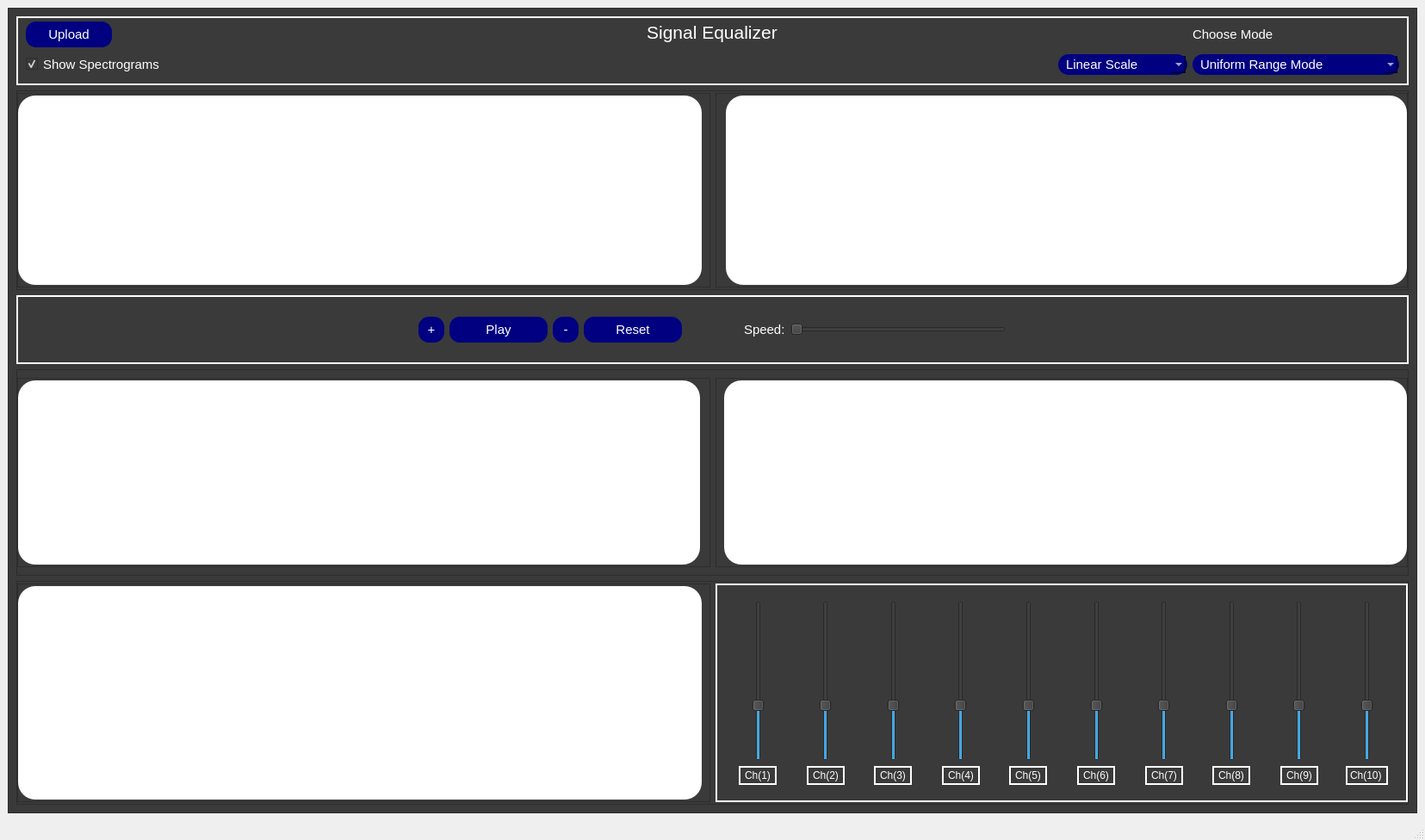
<?xml version="1.0" encoding="UTF-8"?>
<ui version="4.0">
 <class>MainWindow</class>
 <widget class="QMainWindow" name="MainWindow">
  <property name="geometry">
   <rect>
    <x>0</x>
    <y>0</y>
    <width>1655</width>
    <height>976</height>
   </rect>
  </property>
  <property name="windowTitle">
   <string>MainWindow</string>
  </property>
  <widget class="QWidget" name="centralwidget">
   <layout class="QGridLayout" name="gridLayout_2">
    <item row="0" column="0">
     <widget class="QFrame" name="frame">
      <property name="styleSheet">
       <string notr="true">background-color: #3A3A3A;
color: white;
</string>
      </property>
      <property name="frameShape">
       <enum>QFrame::StyledPanel</enum>
      </property>
      <property name="frameShadow">
       <enum>QFrame::Raised</enum>
      </property>
      <layout class="QVBoxLayout" name="verticalLayout">
       <item>
        <widget class="QFrame" name="frame_3">
         <property name="maximumSize">
          <size>
           <width>16777215</width>
           <height>80</height>
          </size>
         </property>
         <property name="styleSheet">
          <string notr="true">border:2px solid white;
</string>
         </property>
         <property name="frameShape">
          <enum>QFrame::NoFrame</enum>
         </property>
         <property name="frameShadow">
          <enum>QFrame::Raised</enum>
         </property>
         <layout class="QGridLayout" name="gridLayout">
          <property name="topMargin">
           <number>2</number>
          </property>
          <property name="bottomMargin">
           <number>8</number>
          </property>
          <item row="6" column="3">
           <widget class="QComboBox" name="ComboBox_Mode">
            <property name="minimumSize">
             <size>
              <width>0</width>
              <height>0</height>
             </size>
            </property>
            <property name="maximumSize">
             <size>
              <width>240</width>
              <height>16777215</height>
             </size>
            </property>
            <property name="font">
             <font>
              <pointsize>1</pointsize>
             </font>
            </property>
            <property name="styleSheet">
             <string notr="true">border-radius:12px;
border:2px solid;
font-size:15px;
padding-left:7px;
background-color: #000080;
border-color:#000080;
</string>
            </property>
            <item>
             <property name="text">
              <string>Uniform Range Mode</string>
             </property>
            </item>
            <item>
             <property name="text">
              <string>Musical Instruments Mode</string>
             </property>
            </item>
            <item>
             <property name="text">
              <string>Animal Sound Mode</string>
             </property>
            </item>
            <item>
             <property name="text">
              <string>ECG Abnormalities Mode</string>
             </property>
            </item>
           </widget>
          </item>
          <item row="6" column="2">
           <widget class="QComboBox" name="comboBox_Frequancy_Scale">
            <property name="sizePolicy">
             <sizepolicy hsizetype="Preferred" vsizetype="Fixed">
              <horstretch>0</horstretch>
              <verstretch>0</verstretch>
             </sizepolicy>
            </property>
            <property name="maximumSize">
             <size>
              <width>150</width>
              <height>16777215</height>
             </size>
            </property>
            <property name="font">
             <font>
              <pointsize>1</pointsize>
             </font>
            </property>
            <property name="styleSheet">
             <string notr="true">border-radius: 12px;
border:2px solid;
font-size:15px;
padding-left:7px;
background-color:#B0B0B0;
background-color: #000080;
border-color:#000080;</string>
            </property>
            <property name="frame">
             <bool>true</bool>
            </property>
            <item>
             <property name="text">
              <string>Linear Scale</string>
             </property>
            </item>
            <item>
             <property name="text">
              <string>Audiogram Scale</string>
             </property>
            </item>
           </widget>
          </item>
          <item row="4" column="1">
           <widget class="QLabel" name="label">
            <property name="font">
             <font>
              <pointsize>1</pointsize>
             </font>
            </property>
            <property name="styleSheet">
             <string notr="true">border:none;
font-size:21px;
</string>
            </property>
            <property name="text">
             <string>                                         Signal Equalizer</string>
            </property>
            <property name="alignment">
             <set>Qt::AlignHCenter|Qt::AlignTop</set>
            </property>
           </widget>
          </item>
          <item row="4" column="0">
           <widget class="QPushButton" name="PushButton_Upload_Signal">
            <property name="maximumSize">
             <size>
              <width>100</width>
              <height>30</height>
             </size>
            </property>
            <property name="font">
             <font>
              <pointsize>1</pointsize>
             </font>
            </property>
            <property name="styleSheet">
             <string notr="true">background-color: #000080;
border-color:#000080;
color:white;
border-radius: 12px;
font-size:15px;</string>
            </property>
            <property name="text">
             <string>Upload</string>
            </property>
            <property name="iconSize">
             <size>
              <width>20</width>
              <height>20</height>
             </size>
            </property>
            <property name="flat">
             <bool>false</bool>
            </property>
           </widget>
          </item>
          <item row="6" column="0">
           <widget class="QCheckBox" name="checkBox">
            <property name="font">
             <font>
              <pointsize>1</pointsize>
             </font>
            </property>
            <property name="styleSheet">
             <string notr="true">border:none;
font-size:15px;
</string>
            </property>
            <property name="text">
             <string>Show Spectrograms</string>
            </property>
            <property name="checked">
             <bool>true</bool>
            </property>
           </widget>
          </item>
          <item row="4" column="3">
           <widget class="QLabel" name="label_2">
            <property name="font">
             <font>
              <pointsize>1</pointsize>
             </font>
            </property>
            <property name="styleSheet">
             <string notr="true">border:none;
font-size:15px;</string>
            </property>
            <property name="text">
             <string>Choose Mode</string>
            </property>
           </widget>
          </item>
         </layout>
        </widget>
       </item>
       <item>
        <widget class="QFrame" name="frame_4">
         <property name="minimumSize">
          <size>
           <width>0</width>
           <height>100</height>
          </size>
         </property>
         <property name="maximumSize">
          <size>
           <width>16777215</width>
           <height>260</height>
          </size>
         </property>
         <property name="frameShape">
          <enum>QFrame::StyledPanel</enum>
         </property>
         <property name="frameShadow">
          <enum>QFrame::Raised</enum>
         </property>
         <layout class="QHBoxLayout" name="horizontalLayout_3">
          <property name="leftMargin">
           <number>0</number>
          </property>
          <property name="topMargin">
           <number>2</number>
          </property>
          <property name="rightMargin">
           <number>0</number>
          </property>
          <property name="bottomMargin">
           <number>2</number>
          </property>
          <item>
           <widget class="QFrame" name="frame_5">
            <property name="maximumSize">
             <size>
              <width>1000</width>
              <height>16777215</height>
             </size>
            </property>
            <property name="frameShape">
             <enum>QFrame::StyledPanel</enum>
            </property>
            <property name="frameShadow">
             <enum>QFrame::Raised</enum>
            </property>
            <layout class="QHBoxLayout" name="horizontalLayout_8">
             <property name="leftMargin">
              <number>0</number>
             </property>
             <property name="topMargin">
              <number>2</number>
             </property>
             <property name="bottomMargin">
              <number>2</number>
             </property>
             <item>
              <widget class="PlotWidget" name="Widget_Signal_Input" native="true">
               <property name="autoFillBackground">
                <bool>false</bool>
               </property>
               <property name="styleSheet">
                <string notr="true">background:white;
border-radius:20px;
</string>
               </property>
              </widget>
             </item>
            </layout>
           </widget>
          </item>
          <item>
           <widget class="QFrame" name="frame_9">
            <property name="maximumSize">
             <size>
              <width>1000</width>
              <height>16777215</height>
             </size>
            </property>
            <property name="styleSheet">
             <string notr="true"/>
            </property>
            <property name="frameShape">
             <enum>QFrame::StyledPanel</enum>
            </property>
            <property name="frameShadow">
             <enum>QFrame::Raised</enum>
            </property>
            <layout class="QHBoxLayout" name="horizontalLayout_14">
             <property name="leftMargin">
              <number>11</number>
             </property>
             <property name="topMargin">
              <number>2</number>
             </property>
             <property name="rightMargin">
              <number>0</number>
             </property>
             <property name="bottomMargin">
              <number>2</number>
             </property>
             <item>
              <widget class="QWidget" name="Widget_Spectrogram_Input" native="true">
               <property name="styleSheet">
                <string notr="true">border-radius:20px;
background-color:white;</string>
               </property>
              </widget>
             </item>
            </layout>
           </widget>
          </item>
         </layout>
        </widget>
       </item>
       <item>
        <widget class="QFrame" name="frame_7">
         <property name="maximumSize">
          <size>
           <width>16777215</width>
           <height>80</height>
          </size>
         </property>
         <property name="styleSheet">
          <string notr="true">border:2px solid white;</string>
         </property>
         <property name="frameShape">
          <enum>QFrame::StyledPanel</enum>
         </property>
         <property name="frameShadow">
          <enum>QFrame::Raised</enum>
         </property>
         <layout class="QHBoxLayout" name="horizontalLayout_4">
          <property name="topMargin">
           <number>11</number>
          </property>
          <property name="bottomMargin">
           <number>11</number>
          </property>
          <item>
           <widget class="QFrame" name="frame_15">
            <property name="maximumSize">
             <size>
              <width>700</width>
              <height>16777215</height>
             </size>
            </property>
            <property name="styleSheet">
             <string notr="true">border:none;</string>
            </property>
            <property name="frameShape">
             <enum>QFrame::StyledPanel</enum>
            </property>
            <property name="frameShadow">
             <enum>QFrame::Raised</enum>
            </property>
            <layout class="QHBoxLayout" name="horizontalLayout_2">
             <property name="topMargin">
              <number>0</number>
             </property>
             <property name="bottomMargin">
              <number>0</number>
             </property>
             <item>
              <widget class="QPushButton" name="PushButton_ZoomIn_Input">
               <property name="maximumSize">
                <size>
                 <width>30</width>
                 <height>30</height>
                </size>
               </property>
               <property name="font">
                <font>
                 <pointsize>1</pointsize>
                </font>
               </property>
               <property name="styleSheet">
                <string notr="true">background-color: #000080;
border-color:#000080;
color:white;
border-radius: 12px;
font-size:15px;</string>
               </property>
               <property name="text">
                <string>+</string>
               </property>
              </widget>
             </item>
             <item>
              <widget class="QPushButton" name="PushButton_PlayPause_Input">
               <property name="maximumSize">
                <size>
                 <width>150</width>
                 <height>30</height>
                </size>
               </property>
               <property name="font">
                <font>
                 <pointsize>1</pointsize>
                </font>
               </property>
               <property name="styleSheet">
                <string notr="true">background-color: #000080;
border-color:#000080;
color:white;
border-radius: 12px;
font-size:15px;</string>
               </property>
               <property name="text">
                <string>Play</string>
               </property>
              </widget>
             </item>
             <item>
              <widget class="QPushButton" name="PushButton_Zoomout_Input">
               <property name="maximumSize">
                <size>
                 <width>30</width>
                 <height>30</height>
                </size>
               </property>
               <property name="font">
                <font>
                 <pointsize>1</pointsize>
                </font>
               </property>
               <property name="styleSheet">
                <string notr="true">background-color: #000080;
border-color:#000080;
color:white;
border-radius: 12px;
font-size:15px;</string>
               </property>
               <property name="text">
                <string>-</string>
               </property>
              </widget>
             </item>
             <item>
              <widget class="QPushButton" name="PushButton_Reset_Input">
               <property name="maximumSize">
                <size>
                 <width>150</width>
                 <height>30</height>
                </size>
               </property>
               <property name="font">
                <font>
                 <pointsize>1</pointsize>
                </font>
               </property>
               <property name="styleSheet">
                <string notr="true">background-color: #000080;
border-color:#000080;
color:white;
border-radius: 12px;
font-size:15px;</string>
               </property>
               <property name="text">
                <string>Reset</string>
               </property>
              </widget>
             </item>
             <item alignment="Qt::AlignRight">
              <widget class="QLabel" name="label_3">
               <property name="font">
                <font>
                 <pointsize>1</pointsize>
                </font>
               </property>
               <property name="styleSheet">
                <string notr="true">font-size:15px;</string>
               </property>
               <property name="text">
                <string>Speed:</string>
               </property>
              </widget>
             </item>
             <item>
              <widget class="QSlider" name="HorizontalSlider_Speed_Input">
               <property name="maximumSize">
                <size>
                 <width>250</width>
                 <height>16777215</height>
                </size>
               </property>
               <property name="orientation">
                <enum>Qt::Horizontal</enum>
               </property>
              </widget>
             </item>
            </layout>
           </widget>
          </item>
         </layout>
        </widget>
       </item>
       <item>
        <widget class="QFrame" name="frame_8">
         <property name="minimumSize">
          <size>
           <width>0</width>
           <height>240</height>
          </size>
         </property>
         <property name="maximumSize">
          <size>
           <width>16777215</width>
           <height>260</height>
          </size>
         </property>
         <property name="styleSheet">
          <string notr="true"/>
         </property>
         <property name="frameShape">
          <enum>QFrame::StyledPanel</enum>
         </property>
         <property name="frameShadow">
          <enum>QFrame::Raised</enum>
         </property>
         <layout class="QHBoxLayout" name="horizontalLayout_5">
          <property name="leftMargin">
           <number>0</number>
          </property>
          <property name="rightMargin">
           <number>0</number>
          </property>
          <item>
           <widget class="QFrame" name="frame_6">
            <property name="maximumSize">
             <size>
              <width>1000</width>
              <height>16777215</height>
             </size>
            </property>
            <property name="frameShape">
             <enum>QFrame::StyledPanel</enum>
            </property>
            <property name="frameShadow">
             <enum>QFrame::Raised</enum>
            </property>
            <layout class="QHBoxLayout" name="horizontalLayout_9">
             <property name="leftMargin">
              <number>0</number>
             </property>
             <property name="topMargin">
              <number>2</number>
             </property>
             <property name="rightMargin">
              <number>11</number>
             </property>
             <property name="bottomMargin">
              <number>2</number>
             </property>
             <item>
              <widget class="PlotWidget" name="Widget_Signal_Output" native="true">
               <property name="autoFillBackground">
                <bool>false</bool>
               </property>
               <property name="styleSheet">
                <string notr="true">background:white;
border-radius:20px;
</string>
               </property>
              </widget>
             </item>
            </layout>
           </widget>
          </item>
          <item>
           <widget class="QFrame" name="frame_10">
            <property name="maximumSize">
             <size>
              <width>1000</width>
              <height>16777215</height>
             </size>
            </property>
            <property name="frameShape">
             <enum>QFrame::StyledPanel</enum>
            </property>
            <property name="frameShadow">
             <enum>QFrame::Raised</enum>
            </property>
            <layout class="QHBoxLayout" name="horizontalLayout_13">
             <property name="topMargin">
              <number>2</number>
             </property>
             <property name="rightMargin">
              <number>0</number>
             </property>
             <property name="bottomMargin">
              <number>2</number>
             </property>
             <item>
              <widget class="QWidget" name="Widget_Spectrogram_Output" native="true">
               <property name="styleSheet">
                <string notr="true">border-radius:20px;
background-color:white;
</string>
               </property>
              </widget>
             </item>
            </layout>
           </widget>
          </item>
         </layout>
        </widget>
       </item>
       <item>
        <widget class="QFrame" name="frame_11">
         <property name="minimumSize">
          <size>
           <width>0</width>
           <height>100</height>
          </size>
         </property>
         <property name="maximumSize">
          <size>
           <width>16777215</width>
           <height>260</height>
          </size>
         </property>
         <property name="frameShape">
          <enum>QFrame::StyledPanel</enum>
         </property>
         <property name="frameShadow">
          <enum>QFrame::Raised</enum>
         </property>
         <layout class="QHBoxLayout" name="horizontalLayout">
          <property name="leftMargin">
           <number>0</number>
          </property>
          <property name="topMargin">
           <number>2</number>
          </property>
          <property name="rightMargin">
           <number>0</number>
          </property>
          <property name="bottomMargin">
           <number>2</number>
          </property>
          <item>
           <widget class="QFrame" name="frame_12">
            <property name="maximumSize">
             <size>
              <width>940</width>
              <height>16777215</height>
             </size>
            </property>
            <property name="frameShape">
             <enum>QFrame::StyledPanel</enum>
            </property>
            <property name="frameShadow">
             <enum>QFrame::Raised</enum>
            </property>
            <layout class="QHBoxLayout" name="horizontalLayout_7">
             <property name="spacing">
              <number>7</number>
             </property>
             <property name="leftMargin">
              <number>0</number>
             </property>
             <property name="topMargin">
              <number>2</number>
             </property>
             <property name="bottomMargin">
              <number>2</number>
             </property>
             <item>
              <widget class="PlotWidget" name="Widget_Frequancy" native="true">
               <property name="autoFillBackground">
                <bool>false</bool>
               </property>
               <property name="styleSheet">
                <string notr="true">background:white;
border-radius:20px;
</string>
               </property>
              </widget>
             </item>
            </layout>
           </widget>
          </item>
          <item>
           <widget class="QFrame" name="frame_13">
            <property name="maximumSize">
             <size>
              <width>1000</width>
              <height>16777215</height>
             </size>
            </property>
            <property name="styleSheet">
             <string notr="true">border:2px solid white;</string>
            </property>
            <property name="frameShape">
             <enum>QFrame::StyledPanel</enum>
            </property>
            <property name="frameShadow">
             <enum>QFrame::Raised</enum>
            </property>
            <layout class="QHBoxLayout" name="horizontalLayout_6">
             <property name="leftMargin">
              <number>11</number>
             </property>
             <item>
              <widget class="QFrame" name="frame_17">
               <property name="styleSheet">
                <string notr="true">border:none;</string>
               </property>
               <property name="frameShape">
                <enum>QFrame::StyledPanel</enum>
               </property>
               <property name="frameShadow">
                <enum>QFrame::Raised</enum>
               </property>
               <layout class="QVBoxLayout" name="verticalLayout_3">
                <item alignment="Qt::AlignHCenter">
                 <widget class="QSlider" name="VerticalSlider_Channel_1">
                  <property name="styleSheet">
                   <string notr="true">border:none;</string>
                  </property>
                  <property name="maximum">
                   <number>300</number>
                  </property>
                  <property name="singleStep">
                   <number>10</number>
                  </property>
                  <property name="value">
                   <number>100</number>
                  </property>
                  <property name="orientation">
                   <enum>Qt::Vertical</enum>
                  </property>
                 </widget>
                </item>
                <item alignment="Qt::AlignHCenter">
                 <widget class="QLabel" name="label_6">
                  <property name="styleSheet">
                   <string notr="true">font-size:12px;
padding-top:2px;
padding-bottom:2px;
padding-left:2px;
padding-right:2px;
border:2px solid white;</string>
                  </property>
                  <property name="text">
                   <string>Ch(1)</string>
                  </property>
                 </widget>
                </item>
               </layout>
              </widget>
             </item>
             <item>
              <widget class="QFrame" name="frame_18">
               <property name="styleSheet">
                <string notr="true">border:none;</string>
               </property>
               <property name="frameShape">
                <enum>QFrame::StyledPanel</enum>
               </property>
               <property name="frameShadow">
                <enum>QFrame::Raised</enum>
               </property>
               <layout class="QVBoxLayout" name="verticalLayout_4">
                <item alignment="Qt::AlignHCenter">
                 <widget class="QSlider" name="VerticalSlider_Channel_2">
                  <property name="styleSheet">
                   <string notr="true">border:none;</string>
                  </property>
                  <property name="maximum">
                   <number>300</number>
                  </property>
                  <property name="singleStep">
                   <number>10</number>
                  </property>
                  <property name="value">
                   <number>100</number>
                  </property>
                  <property name="orientation">
                   <enum>Qt::Vertical</enum>
                  </property>
                 </widget>
                </item>
                <item alignment="Qt::AlignHCenter">
                 <widget class="QLabel" name="label_8">
                  <property name="styleSheet">
                   <string notr="true">font-size:12px;
padding-top:2px;
padding-bottom:2px;
padding-left:2px;
padding-right:2px;
border:2px solid white;</string>
                  </property>
                  <property name="text">
                   <string>Ch(2)</string>
                  </property>
                 </widget>
                </item>
               </layout>
              </widget>
             </item>
             <item>
              <widget class="QFrame" name="frame_19">
               <property name="styleSheet">
                <string notr="true">border:none;</string>
               </property>
               <property name="frameShape">
                <enum>QFrame::StyledPanel</enum>
               </property>
               <property name="frameShadow">
                <enum>QFrame::Raised</enum>
               </property>
               <layout class="QVBoxLayout" name="verticalLayout_5">
                <item alignment="Qt::AlignHCenter">
                 <widget class="QSlider" name="VerticalSlider_Channel_3">
                  <property name="styleSheet">
                   <string notr="true">border:none;</string>
                  </property>
                  <property name="maximum">
                   <number>300</number>
                  </property>
                  <property name="singleStep">
                   <number>10</number>
                  </property>
                  <property name="value">
                   <number>100</number>
                  </property>
                  <property name="orientation">
                   <enum>Qt::Vertical</enum>
                  </property>
                 </widget>
                </item>
                <item alignment="Qt::AlignHCenter">
                 <widget class="QLabel" name="label_12">
                  <property name="styleSheet">
                   <string notr="true">font-size:12px;
padding-top:2px;
padding-bottom:2px;
padding-left:2px;
padding-right:2px;
border:2px solid white;</string>
                  </property>
                  <property name="text">
                   <string>Ch(3)</string>
                  </property>
                 </widget>
                </item>
               </layout>
              </widget>
             </item>
             <item>
              <widget class="QFrame" name="frame_20">
               <property name="styleSheet">
                <string notr="true">border:none;</string>
               </property>
               <property name="frameShape">
                <enum>QFrame::StyledPanel</enum>
               </property>
               <property name="frameShadow">
                <enum>QFrame::Raised</enum>
               </property>
               <layout class="QVBoxLayout" name="verticalLayout_6">
                <item alignment="Qt::AlignHCenter">
                 <widget class="QSlider" name="VerticalSlider_Channel_4">
                  <property name="styleSheet">
                   <string notr="true">border:none;</string>
                  </property>
                  <property name="maximum">
                   <number>300</number>
                  </property>
                  <property name="singleStep">
                   <number>10</number>
                  </property>
                  <property name="value">
                   <number>100</number>
                  </property>
                  <property name="orientation">
                   <enum>Qt::Vertical</enum>
                  </property>
                 </widget>
                </item>
                <item alignment="Qt::AlignHCenter">
                 <widget class="QLabel" name="label_14">
                  <property name="styleSheet">
                   <string notr="true">font-size:12px;
padding-top:2px;
padding-bottom:2px;
padding-left:2px;
padding-right:2px;
border:2px solid white;</string>
                  </property>
                  <property name="text">
                   <string>Ch(4)</string>
                  </property>
                 </widget>
                </item>
               </layout>
              </widget>
             </item>
             <item>
              <widget class="QFrame" name="frame_21">
               <property name="styleSheet">
                <string notr="true">border:none;</string>
               </property>
               <property name="frameShape">
                <enum>QFrame::StyledPanel</enum>
               </property>
               <property name="frameShadow">
                <enum>QFrame::Raised</enum>
               </property>
               <layout class="QVBoxLayout" name="verticalLayout_7">
                <item alignment="Qt::AlignHCenter">
                 <widget class="QSlider" name="VerticalSlider_Channel_5">
                  <property name="styleSheet">
                   <string notr="true">border:none;</string>
                  </property>
                  <property name="maximum">
                   <number>300</number>
                  </property>
                  <property name="singleStep">
                   <number>10</number>
                  </property>
                  <property name="value">
                   <number>100</number>
                  </property>
                  <property name="orientation">
                   <enum>Qt::Vertical</enum>
                  </property>
                 </widget>
                </item>
                <item alignment="Qt::AlignHCenter">
                 <widget class="QLabel" name="label_16">
                  <property name="styleSheet">
                   <string notr="true">font-size:12px;
padding-top:2px;
padding-bottom:2px;
padding-left:2px;
padding-right:2px;
border:2px solid white;</string>
                  </property>
                  <property name="text">
                   <string>Ch(5)</string>
                  </property>
                 </widget>
                </item>
               </layout>
              </widget>
             </item>
             <item>
              <widget class="QFrame" name="frame_22">
               <property name="styleSheet">
                <string notr="true">border:none;</string>
               </property>
               <property name="frameShape">
                <enum>QFrame::StyledPanel</enum>
               </property>
               <property name="frameShadow">
                <enum>QFrame::Raised</enum>
               </property>
               <layout class="QVBoxLayout" name="verticalLayout_8">
                <item alignment="Qt::AlignHCenter">
                 <widget class="QSlider" name="VerticalSlider_Channel_6">
                  <property name="styleSheet">
                   <string notr="true">border:none;</string>
                  </property>
                  <property name="maximum">
                   <number>300</number>
                  </property>
                  <property name="singleStep">
                   <number>10</number>
                  </property>
                  <property name="value">
                   <number>100</number>
                  </property>
                  <property name="orientation">
                   <enum>Qt::Vertical</enum>
                  </property>
                 </widget>
                </item>
                <item alignment="Qt::AlignHCenter">
                 <widget class="QLabel" name="label_18">
                  <property name="styleSheet">
                   <string notr="true">font-size:12px;
padding-top:2px;
padding-bottom:2px;
padding-left:2px;
padding-right:2px;
border:2px solid white;
border:2px solid white;</string>
                  </property>
                  <property name="text">
                   <string>Ch(6)</string>
                  </property>
                 </widget>
                </item>
               </layout>
              </widget>
             </item>
             <item>
              <widget class="QFrame" name="frame_23">
               <property name="styleSheet">
                <string notr="true">border:none;</string>
               </property>
               <property name="frameShape">
                <enum>QFrame::StyledPanel</enum>
               </property>
               <property name="frameShadow">
                <enum>QFrame::Raised</enum>
               </property>
               <layout class="QVBoxLayout" name="verticalLayout_9">
                <item alignment="Qt::AlignHCenter">
                 <widget class="QSlider" name="VerticalSlider_Channel_7">
                  <property name="styleSheet">
                   <string notr="true">border:none;</string>
                  </property>
                  <property name="maximum">
                   <number>300</number>
                  </property>
                  <property name="singleStep">
                   <number>10</number>
                  </property>
                  <property name="value">
                   <number>100</number>
                  </property>
                  <property name="orientation">
                   <enum>Qt::Vertical</enum>
                  </property>
                 </widget>
                </item>
                <item alignment="Qt::AlignHCenter">
                 <widget class="QLabel" name="label_20">
                  <property name="styleSheet">
                   <string notr="true">font-size:12px;
padding-top:2px;
padding-bottom:2px;
padding-left:2px;
padding-right:2px;
border:2px solid white;</string>
                  </property>
                  <property name="text">
                   <string>Ch(7)</string>
                  </property>
                 </widget>
                </item>
               </layout>
              </widget>
             </item>
             <item>
              <widget class="QFrame" name="frame_24">
               <property name="styleSheet">
                <string notr="true">border:none;</string>
               </property>
               <property name="frameShape">
                <enum>QFrame::StyledPanel</enum>
               </property>
               <property name="frameShadow">
                <enum>QFrame::Raised</enum>
               </property>
               <layout class="QVBoxLayout" name="verticalLayout_10">
                <item alignment="Qt::AlignHCenter">
                 <widget class="QSlider" name="VerticalSlider_Channel_8">
                  <property name="styleSheet">
                   <string notr="true">border:none;</string>
                  </property>
                  <property name="maximum">
                   <number>300</number>
                  </property>
                  <property name="singleStep">
                   <number>10</number>
                  </property>
                  <property name="value">
                   <number>100</number>
                  </property>
                  <property name="orientation">
                   <enum>Qt::Vertical</enum>
                  </property>
                 </widget>
                </item>
                <item alignment="Qt::AlignHCenter">
                 <widget class="QLabel" name="label_22">
                  <property name="styleSheet">
                   <string notr="true">font-size:12px;
padding-top:2px;
padding-bottom:2px;
padding-left:2px;
padding-right:2px;
border:2px solid white;</string>
                  </property>
                  <property name="text">
                   <string>Ch(8)</string>
                  </property>
                 </widget>
                </item>
               </layout>
              </widget>
             </item>
             <item>
              <widget class="QFrame" name="frame_25">
               <property name="styleSheet">
                <string notr="true">border:none;</string>
               </property>
               <property name="frameShape">
                <enum>QFrame::StyledPanel</enum>
               </property>
               <property name="frameShadow">
                <enum>QFrame::Raised</enum>
               </property>
               <layout class="QVBoxLayout" name="verticalLayout_11">
                <item alignment="Qt::AlignHCenter">
                 <widget class="QSlider" name="VerticalSlider_Channel_9">
                  <property name="styleSheet">
                   <string notr="true">border:none;</string>
                  </property>
                  <property name="maximum">
                   <number>300</number>
                  </property>
                  <property name="singleStep">
                   <number>10</number>
                  </property>
                  <property name="value">
                   <number>100</number>
                  </property>
                  <property name="orientation">
                   <enum>Qt::Vertical</enum>
                  </property>
                 </widget>
                </item>
                <item alignment="Qt::AlignHCenter">
                 <widget class="QLabel" name="label_24">
                  <property name="styleSheet">
                   <string notr="true">font-size:12px;
padding-top:2px;
padding-bottom:2px;
padding-left:2px;
padding-right:2px;
border:2px solid white;</string>
                  </property>
                  <property name="text">
                   <string>Ch(9)</string>
                  </property>
                 </widget>
                </item>
               </layout>
              </widget>
             </item>
             <item>
              <widget class="QFrame" name="frame_26">
               <property name="styleSheet">
                <string notr="true">border:none;</string>
               </property>
               <property name="frameShape">
                <enum>QFrame::StyledPanel</enum>
               </property>
               <property name="frameShadow">
                <enum>QFrame::Raised</enum>
               </property>
               <layout class="QVBoxLayout" name="verticalLayout_12">
                <item alignment="Qt::AlignHCenter">
                 <widget class="QSlider" name="VerticalSlider_Channel_10">
                  <property name="styleSheet">
                   <string notr="true">border:none;</string>
                  </property>
                  <property name="maximum">
                   <number>300</number>
                  </property>
                  <property name="singleStep">
                   <number>10</number>
                  </property>
                  <property name="value">
                   <number>100</number>
                  </property>
                  <property name="orientation">
                   <enum>Qt::Vertical</enum>
                  </property>
                 </widget>
                </item>
                <item alignment="Qt::AlignHCenter">
                 <widget class="QLabel" name="label_26">
                  <property name="styleSheet">
                   <string notr="true">font-size:12px;
padding-top:2px;
padding-bottom:2px;

padding-right:2px;
border:2px solid white;</string>
                  </property>
                  <property name="text">
                   <string>Ch(10)</string>
                  </property>
                 </widget>
                </item>
               </layout>
              </widget>
             </item>
            </layout>
           </widget>
          </item>
         </layout>
        </widget>
       </item>
      </layout>
      <zorder>frame_8</zorder>
      <zorder>frame_3</zorder>
      <zorder>frame_4</zorder>
      <zorder>frame_7</zorder>
      <zorder>frame_11</zorder>
     </widget>
    </item>
   </layout>
  </widget>
  <widget class="QMenuBar" name="menubar">
   <property name="geometry">
    <rect>
     <x>0</x>
     <y>0</y>
     <width>1655</width>
     <height>26</height>
    </rect>
   </property>
  </widget>
  <widget class="QStatusBar" name="statusbar"/>
 </widget>
 <customwidgets>
  <customwidget>
   <class>PlotWidget</class>
   <extends>QWidget</extends>
   <header location="global">pyqtgraph</header>
   <container>1</container>
  </customwidget>
 </customwidgets>
 <resources/>
 <connections/>
</ui>
